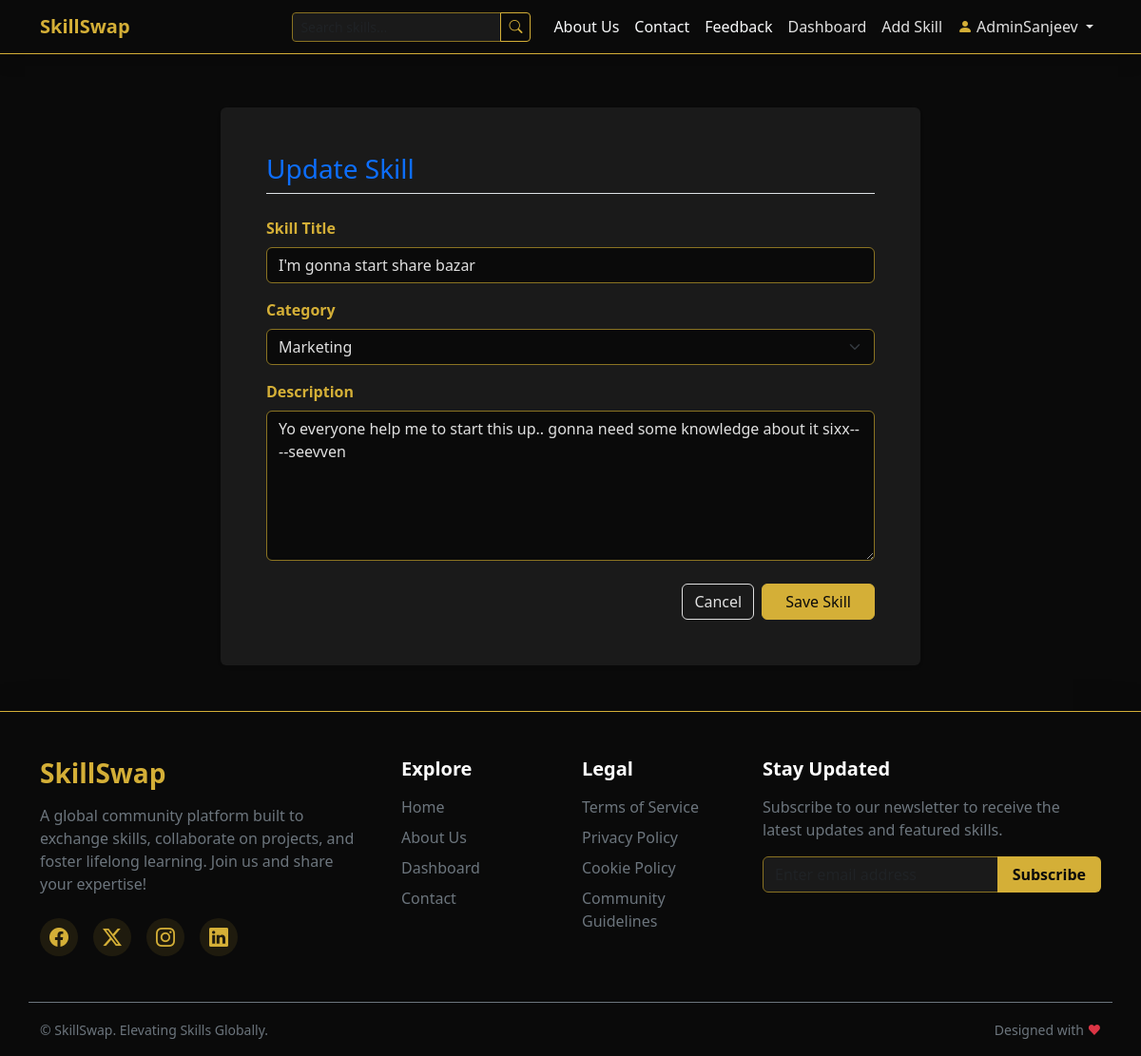
Page /skill/3/update (signed in) on the committed database.
### models.py (models this page shows)
class User(db.Model, UserMixin):
    id = db.Column(db.Integer, primary_key=True)
    username = db.Column(db.String(20), unique=True, nullable=False)
    email = db.Column(db.String(120), unique=True, nullable=False)
    password = db.Column(db.String(60), nullable=False)
    is_admin = db.Column(db.Boolean, default=False)
    skills = db.relationship('Skill', backref='author', lazy=True)

class Skill(db.Model):
    id = db.Column(db.Integer, primary_key=True)
    title = db.Column(db.String(100), nullable=False)
    description = db.Column(db.Text, nullable=False)
    date_posted = db.Column(db.DateTime, nullable=False, default=datetime.utcnow)
    user_id = db.Column(db.Integer, db.ForeignKey('user.id'), nullable=False)
    category_id = db.Column(db.Integer, db.ForeignKey('category.id'), nullable=False)

### app.py (the view)
@app.route("/skill/<int:skill_id>/update", methods=['GET', 'POST'])
@login_required
def update_skill(skill_id):
    skill = Skill.query.get_or_404(skill_id)
    if skill.author != current_user and not current_user.is_admin:
        flash('You do not have permission to edit this skill.', 'danger')
        return redirect(url_for('dashboard'))
    form = SkillForm()
    form.category_id.choices = [(c.id, c.name) for c in Category.query.all()]
    if form.validate_on_submit():
        skill.title = form.title.data
        skill.category_id = form.category_id.data
        skill.description = form.description.data
        db.session.commit()
        flash('Your skill has been updated!', 'success')
        return redirect(url_for('dashboard'))
    elif request.method == 'GET':
        form.title.data = skill.title
        form.category_id.data = skill.category_id
        form.description.data = skill.description
    return render_template('skill_form.html', title='Update Skill', form=form, legend='Update Skill')

### forms.py
class SkillForm(FlaskForm):
    title = StringField('Skill Title', validators=[DataRequired(), Length(max=100)])
    category_id = SelectField('Category', coerce=int, validators=[DataRequired()])
    description = TextAreaField('Description', validators=[DataRequired()])
    submit = SubmitField('Save Skill')

### app.py (called while the page is built)
@login_manager.user_loader
def load_user(user_id):
    return User.query.get(int(user_id))

### templates/skill_form.html (shortened to what this page needs)
{% extends "base.html" %}
{% block content %}
<div class="row justify-content-center">
    <div class="col-md-8">
        <div class="card shadow-sm border-0 mt-3">
            <div class="card-body p-5">
                <h3 class="card-title mb-4 text-primary border-bottom pb-2">{{ legend }}</h3>
                <form method="POST" action="" class="needs-validation" novalidate id="skillForm">
                    <div class="mb-3">
                        {{ form.title.label(class="form-label fw-bold") }}
                        {% if form.title.errors %}
                        {{ form.title(class="form-control is-invalid", required=True) }}
                        <div class="invalid-feedback">
                            {% for error in form.title.errors %}
                            <span>{{ error }}</span>
                            {% endfor %}
                        </div>
                        {% else %}
                        {{ form.title(class="form-control", required=True) }}
                        {% endif %}
                    </div>
                    <div class="mb-3">
                        {{ form.category_id.label(class="form-label fw-bold") }}
                        {% if form.category_id.errors %}
                        {{ form.category_id(class="form-select is-invalid", required=True) }}
                        <div class="invalid-feedback">
                            {% for error in form.category_id.errors %}
                            <span>{{ error }}</span>
                            {% endfor %}
                        </div>
                        {% else %}
                        {{ form.category_id(class="form-select", required=True) }}
                        {% endif %}
                    </div>
                    <div class="mb-4">
                        {{ form.description.label(class="form-label fw-bold") }}
                        {% if form.description.errors %}
                        {{ form.description(class="form-control is-invalid", rows="6", required=True) }}
                        <div class="invalid-feedback">
                            {% for error in form.description.errors %}
                            <span>{{ error }}</span>
                            {% endfor %}
                        </div>
                        {% else %}
                        {{ form.description(class="form-control", rows="6", required=True) }}
                        {% endif %}
                    </div>
                    <div class="d-flex justify-content-end gap-2">
                        <a href="{{ url_for('dashboard') }}" class="btn btn-outline-secondary">Cancel</a>
                        {{ form.submit(class="btn btn-primary px-4") }}
                    </div>
                </form>
            </div>
        </div>
    </div>
</div>
{% endblock %}

### templates/base.html (shortened to what this page needs)
<!DOCTYPE html>
<html lang="en">
<head>
    <link href="https://cdn.jsdelivr.net/npm/bootstrap@5.3.0/dist/css/bootstrap.min.css" rel="stylesheet">
    <link rel="stylesheet" href="{{ url_for('static', filename='css/style.css') }}">
    <link rel="stylesheet" href="https://cdn.jsdelivr.net/npm/bootstrap-icons@1.11.1/font/bootstrap-icons.css">
</head>
<body>
    <nav class="navbar navbar-expand-lg navbar-dark bg-darkest border-bottom border-gold mb-4 shadow">
        <div class="container">
            <a class="navbar-brand text-gold fw-bold" href="{{ url_for('home') }}">SkillSwap</a>
            <div class="collapse navbar-collapse" id="navbarNav">
                <ul class="navbar-nav ms-auto align-items-lg-center">
                    <li class="nav-item me-lg-3 my-2 my-lg-0">
                        <form action="{{ url_for('search') }}" method="GET" class="d-flex">
                            <div class="input-group input-group-sm">
                                <input class="form-control bg-dark border-gold-subtle text-light" type="search"
                                    placeholder="Search skills..." aria-label="Search" name="q">
                                <button class="btn btn-outline-gold" type="submit"><i class="bi bi-search"></i></button>
                            </div>
                        </form>
                    </li>
                    <li class="nav-item">
                        <a class="nav-link text-light" href="{{ url_for('about') }}">About Us</a>
                    </li>
                    <li class="nav-item">
                        <a class="nav-link text-light" href="{{ url_for('contact') }}">Contact</a>
                    </li>
                    <li class="nav-item">
                        <a class="nav-link text-light" href="{{ url_for('feedback') }}">Feedback</a>
                    </li>
                    {% if current_user.is_authenticated %}
                    <li class="nav-item">
                        <a class="nav-link" href="{{ url_for('dashboard') }}">Dashboard</a>
                    </li>
                    <li class="nav-item">
                        <a class="nav-link" href="{{ url_for('new_skill') }}">Add Skill</a>
                    </li>
                    <li class="nav-item dropdown">
                        <a class="nav-link dropdown-toggle" href="#" id="navbarDropdown" role="button"
                            data-bs-toggle="dropdown" aria-expanded="false">
                            <i class="bi bi-person-fill text-gold me-1"></i>{{ current_user.username }}
                        </a>
                    </li>
                    {% endif %}
                </ul>
            </div>
        </div>
    </nav>
    <div class="container main-content">
        {% block content %}{% endblock %}
    </div>
    <footer class="bg-darkest text-white mt-auto pt-5 pb-3 border-top border-gold shadow-lg w-100">
        <div class="container">
            <div class="row mb-5">
                <div class="col-lg-4 col-md-6 mb-4 mb-md-0">
                    <h3 class="text-gold fw-bold mb-3">SkillSwap</h3>
                    <p class="text-secondary pe-lg-4">
                        A global community platform built to exchange skills, collaborate on projects, and foster
                        lifelong learning. Join us and share your expertise!
                    </p>
                    <div class="d-flex mt-4 gap-3">
                        <a href="#" class="social-icon text-gold fs-5"><i class="bi bi-facebook"></i></a>
                        <a href="#" class="social-icon text-gold fs-5"><i class="bi bi-twitter-x"></i></a>
                        <a href="#" class="social-icon text-gold fs-5"><i class="bi bi-instagram"></i></a>
                        <a href="#" class="social-icon text-gold fs-5"><i class="bi bi-linkedin"></i></a>
                    </div>
                </div>
                <div class="col-lg-2 col-md-6 mb-4 mb-md-0">
                    <h5 class="text-white mb-3 fw-bold">Explore</h5>
                    <ul class="list-unstyled footer-links">
                        <li class="mb-2"><a href="{{ url_for('home') }}"
                                class="text-secondary text-decoration-none transition-hover">Home</a></li>
                        <li class="mb-2"><a href="{{ url_for('about') }}"
                                class="text-secondary text-decoration-none transition-hover">About Us</a></li>
                        <li class="mb-2"><a href="{{ url_for('dashboard') }}"
                                class="text-secondary text-decoration-none transition-hover">Dashboard</a></li>
                        <li class="mb-2"><a href="{{ url_for('contact') }}"
                                class="text-secondary text-decoration-none transition-hover">Contact</a></li>
                    </ul>
                </div>
                <div class="col-lg-2 col-md-6 mb-4 mb-md-0">
                    <h5 class="text-white mb-3 fw-bold">Legal</h5>
                    <ul class="list-unstyled footer-links">
                        <li class="mb-2"><a href="#" class="text-secondary text-decoration-none transition-hover">Terms
                                of Service</a></li>
                        <li class="mb-2"><a href="#"
                                class="text-secondary text-decoration-none transition-hover">Privacy Policy</a></li>
                        <li class="mb-2"><a href="#" class="text-secondary text-decoration-none transition-hover">Cookie
                                Policy</a></li>
                        <li class="mb-2"><a href="#"
                                class="text-secondary text-decoration-none transition-hover">Community Guidelines</a>
                        </li>
                    </ul>
                </div>
                <div class="col-lg-4 col-md-6">
                    <h5 class="text-white mb-3 fw-bold">Stay Updated</h5>
                    <p class="text-secondary mb-3">Subscribe to our newsletter to receive the latest updates and
                        featured skills.</p>
                    <form class="d-flex w-100 mt-2">
                        <div class="input-group">
                            <input type="email" class="form-control bg-dark border-gold-subtle text-white"
                                placeholder="Enter email address" aria-label="Email Address"
                                aria-describedby="button-addon2">
                            <button class="btn btn-gold fw-bold px-3" type="button"
                                id="button-addon2">Subscribe</button>
                        </div>
                    </form>
                </div>
            </div>
            <div class="row align-items-center pt-3 mt-3 border-top border-secondary">
                <div class="col-md-6 text-center text-md-start mb-2 mb-md-0">
                    <small class="text-secondary">&copy; SkillSwap. Elevating Skills Globally.</small>
                </div>
                <div class="col-md-6 text-center text-md-end">
                    <small class="text-secondary">Designed with <span class="text-danger">&hearts;</span></small>
                </div>
            </div>
        </div>
    </footer>
</body>
</html>

### static/css/style.css (style rules this page uses)
:root { --gold: #d4af37; --gold-subtle: #8a7322; --darkest: #0a0a0a; --dark: #1a1a1a; --light-text: #e0e0e0; }
body { display: flex; flex-direction: column; min-height: 100vh; background-color: var(--darkest); color: var(--light-text); }
h1, h2, h3, h4, h5, h6 { color: var(--gold); }
a { color: var(--gold); text-decoration: none; transition: color 0.3s ease; }
.text-gold { color: var(--gold) !important; }
.bg-darkest { background-color: var(--darkest) !important; }
.bg-dark { background-color: var(--dark) !important; }
.border-gold { border-color: var(--gold) !important; }
.border-gold-subtle { border-color: var(--gold-subtle) !important; }
.main-content { flex: 1; padding-bottom: 3rem; padding-top: 1rem; }
.btn-gold { background-color: var(--gold); color: var(--darkest); border: none; }
.btn-outline-gold { color: var(--gold); border-color: var(--gold); background-color: transparent; }
.btn-primary { background-color: var(--gold); color: var(--darkest); border-color: var(--gold); }
.btn-outline-secondary { color: var(--light-text); border-color: var(--light-text); }
.card { background-color: var(--dark); border: 1px solid var(--gold-subtle); color: var(--light-text); }
.card-title { color: var(--gold); }
.form-label { color: var(--gold); font-weight: 600; }
.form-control, .form-select { background-color: var(--darkest); border: 1px solid var(--gold-subtle); color: var(--light-text); }
.navbar-dark .navbar-nav .nav-link { color: var(--light-text); }
footer { border-top: 1px solid var(--gold-subtle); }
.footer-links a { position: relative; display: inline-block; }
.footer-links a::after { content: ''; position: absolute; width: 0; height: 1px; bottom: -2px; left: 0; background-color: var(--gold); transition: width 0.3s ease; }
.social-icon { display: inline-flex; align-items: center; justify-content: center; width: 40px; height: 40px; border-radius: 50%; background-color: rgba(212, 175, 55, 0.1); transition: all 0.3s ease; }

### rows in the picture
User: username "AdminSanjeev"
Skill: title "I'm gonna start share bazar", category_id "Marketing", description "Yo everyone help me to start this up.. gonna need some knowledge about it sixx----seevven"

### other values in the picture
{{ legend }} "Update Skill"
